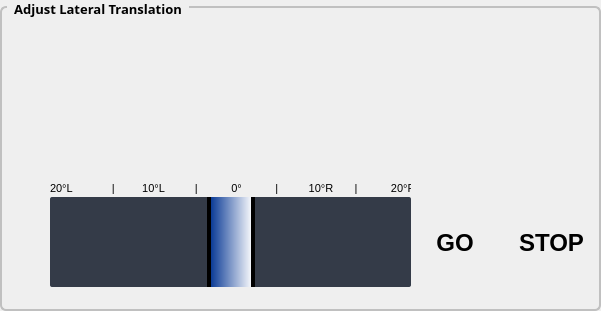
      <widget class="QGroupBox" name="groupBox_4">
       <property name="geometry">
        <rect>
         <x>650</x>
         <y>470</y>
         <width>601</width>
         <height>311</height>
        </rect>
       </property>
       <property name="font">
        <font>
         <family>Kartika</family>
         <pointsize>10</pointsize>
         <weight>75</weight>
         <italic>false</italic>
         <bold>true</bold>
        </font>
       </property>
       <property name="styleSheet">
        <string notr="true">QGroupBox {
    font: bold;
    border: 2px solid silver;
    border-radius: 6px;
    margin-top: 6px;
} 
QGroupBox::title {
subcontrol-origin: margin;
    left: 7px;

    padding: 0px 5px 0px 5px;
}</string>
       </property>
       <property name="title">
        <string>Adjust Lateral Translation</string>
       </property>
       <property name="alignment">
        <set>Qt::AlignHCenter|Qt::AlignTop</set>
       </property>
       <property name="flat">
        <bool>false</bool>
       </property>
       <widget class="QPushButton" name="forwardLateralFlexionBtn">
        <property name="geometry">
         <rect>
          <x>350</x>
          <y>20</y>
          <width>121</width>
          <height>70</height>
         </rect>
        </property>
        <property name="font">
         <font>
          <family>Kartika</family>
          <pointsize>11</pointsize>
          <weight>75</weight>
          <bold>true</bold>
         </font>
        </property>
        <property name="icon">
         <iconset>
          <normalon>images/forward.png</normalon>
         </iconset>
        </property>
        <property name="iconSize">
         <size>
          <width>121</width>
          <height>70</height>
         </size>
        </property>
        <property name="autoRepeat">
         <bool>true</bool>
        </property>
        <property name="flat">
         <bool>true</bool>
        </property>
       </widget>
       <widget class="QPushButton" name="reverseLateralFlexionBtn">
        <property name="geometry">
         <rect>
          <x>180</x>
          <y>20</y>
          <width>121</width>
          <height>70</height>
         </rect>
        </property>
        <property name="font">
         <font>
          <family>Kartika</family>
          <pointsize>11</pointsize>
          <weight>75</weight>
          <bold>true</bold>
         </font>
        </property>
        <property name="icon">
         <iconset>
          <normalon>images/reverse.png</normalon>
         </iconset>
        </property>
        <property name="iconSize">
         <size>
          <width>121</width>
          <height>70</height>
         </size>
        </property>
        <property name="flat">
         <bool>true</bool>
        </property>
       </widget>
       <widget class="QPushButton" name="resetLateralFlexionBtn">
        <property name="geometry">
         <rect>
          <x>20</x>
          <y>20</y>
          <width>121</width>
          <height>70</height>
         </rect>
        </property>
        <property name="font">
         <font>
          <family>Kartika</family>
          <pointsize>11</pointsize>
          <weight>75</weight>
          <bold>true</bold>
         </font>
        </property>
        <property name="icon">
         <iconset>
          <normalon>images/reset.png</normalon>
         </iconset>
        </property>
        <property name="iconSize">
         <size>
          <width>121</width>
          <height>70</height>
         </size>
        </property>
        <property name="flat">
         <bool>true</bool>
        </property>
       </widget>
       <widget class="QLabel" name="lateralFlexionPositionLbl">
        <property name="geometry">
         <rect>
          <x>7</x>
          <y>237</y>
          <width>41</width>
          <height>21</height>
         </rect>
        </property>
        <property name="font">
         <font>
          <family>Arial</family>
          <pointsize>10</pointsize>
          <weight>75</weight>
          <bold>true</bold>
         </font>
        </property>
        <property name="text">
         <string/>
        </property>
        <property name="alignment">
         <set>Qt::AlignRight|Qt::AlignTrailing|Qt::AlignVCenter</set>
        </property>
       </widget>
       <widget class="QSlider" name="lateralFlexionPositionSlider">
        <property name="geometry">
         <rect>
          <x>50</x>
          <y>197</y>
          <width>361</width>
          <height>90</height>
         </rect>
        </property>
        <property name="styleSheet">
         <string notr="true">QSlider::groove:horizontal {
    border-radius: 2px;
    background-color: rgb(52, 59, 72);
}
QSlider::groove:horizontal:hover {
    background-color: blue;
}
QSlider::handle:horizontal {
    background-color:qlineargradient(spread:pad, x1:0, y1:0, x2:1, y2:0, stop:0 rgba(0, 50, 145, 255), stop:1 rgba(255, 255, 255, 255));
    border: 4px solid black;
    width: 40px;
 margin: -44px 0px;
    border-radius: 14px;
}</string>
        </property>
        <property name="minimum">
         <number>-20</number>
        </property>
        <property name="maximum">
         <number>20</number>
        </property>
        <property name="singleStep">
         <number>10</number>
        </property>
        <property name="pageStep">
         <number>10</number>
        </property>
        <property name="value">
         <number>0</number>
        </property>
        <property name="sliderPosition">
         <number>0</number>
        </property>
        <property name="orientation">
         <enum>Qt::Horizontal</enum>
        </property>
        <property name="tickPosition">
         <enum>QSlider::TicksBothSides</enum>
        </property>
       </widget>
       <widget class="QPushButton" name="lateralFlexionPositionBtn">
        <property name="geometry">
         <rect>
          <x>420</x>
          <y>208</y>
          <width>70</width>
          <height>70</height>
         </rect>
        </property>
        <property name="font">
         <font>
          <family>Arial</family>
          <pointsize>18</pointsize>
          <weight>75</weight>
          <bold>true</bold>
         </font>
        </property>
        <property name="styleSheet">
         <string notr="true">QPushButton {

    outline: 0;
border:2px solid rgb(0,57,138); 
border-radius: 5px;
background-color:#78909C;
color:white
}

QPushButton:hover:!pressed {
    background-color:#54d777;
}

QPushButton:hover:pressed {
    background-color:yellow;boder 2px solid red;
}
QPushButton:disabled {
    background-color:purple
}

QPushButton:!enabled {
    background-color:white;
color:black;
}
QPushButton:enabled {
    background-color:grey;
color:white;
}

border:2px solid rgb(0,57,138);border-radius:5px;</string>
        </property>
        <property name="text">
         <string>GO</string>
        </property>
        <property name="iconSize">
         <size>
          <width>105</width>
          <height>45</height>
         </size>
        </property>
        <property name="autoRepeat">
         <bool>true</bool>
        </property>
        <property name="flat">
         <bool>true</bool>
        </property>
       </widget>
       <widget class="QPushButton" name="lateralFlexionPositionStopBtn">
        <property name="geometry">
         <rect>
          <x>510</x>
          <y>208</y>
          <width>83</width>
          <height>70</height>
         </rect>
        </property>
        <property name="font">
         <font>
          <family>Arial</family>
          <pointsize>18</pointsize>
          <weight>75</weight>
          <bold>true</bold>
         </font>
        </property>
        <property name="styleSheet">
         <string notr="true">QPushButton {

    outline: 0;
border:2px solid rgb(0,57,138); 
border-radius: 5px;
background-color:#78909C;
color:white
}

QPushButton:hover:!pressed {
    background-color:red;
}

QPushButton:hover:pressed {
    background-color:yellow;boder 2px solid red;
}
QPushButton:disabled {
    background-color:purple
}

QPushButton:!enabled {
    background-color:white;
color:black;
}
QPushButton:enabled {
    background-color:grey;
color:white;
}

border:2px solid rgb(0,57,138);border-radius:5px;</string>
        </property>
        <property name="text">
         <string>STOP</string>
        </property>
        <property name="iconSize">
         <size>
          <width>105</width>
          <height>45</height>
         </size>
        </property>
        <property name="autoRepeat">
         <bool>true</bool>
        </property>
        <property name="flat">
         <bool>true</bool>
        </property>
       </widget>
       <widget class="QPushButton" name="reverseFastLateralFlexionBtn">
        <property name="geometry">
         <rect>
          <x>180</x>
          <y>100</y>
          <width>121</width>
          <height>70</height>
         </rect>
        </property>
        <property name="font">
         <font>
          <family>Kartika</family>
          <pointsize>11</pointsize>
          <weight>75</weight>
          <bold>true</bold>
         </font>
        </property>
        <property name="icon">
         <iconset>
          <normalon>images/fast-reverse.png</normalon>
         </iconset>
        </property>
        <property name="iconSize">
         <size>
          <width>121</width>
          <height>70</height>
         </size>
        </property>
        <property name="autoRepeat">
         <bool>true</bool>
        </property>
        <property name="flat">
         <bool>true</bool>
        </property>
       </widget>
       <widget class="QPushButton" name="forwardFastLateralFlexionBtn">
        <property name="geometry">
         <rect>
          <x>350</x>
          <y>100</y>
          <width>121</width>
          <height>70</height>
         </rect>
        </property>
        <property name="font">
         <font>
          <family>Kartika</family>
          <pointsize>11</pointsize>
          <weight>75</weight>
          <bold>true</bold>
         </font>
        </property>
        <property name="icon">
         <iconset>
          <normalon>images/fast-forward.png</normalon>
         </iconset>
        </property>
        <property name="iconSize">
         <size>
          <width>121</width>
          <height>70</height>
         </size>
        </property>
        <property name="autoRepeat">
         <bool>true</bool>
        </property>
        <property name="flat">
         <bool>true</bool>
        </property>
       </widget>
       <widget class="QLabel" name="label_7">
        <property name="geometry">
         <rect>
          <x>50</x>
          <y>180</y>
          <width>361</width>
          <height>16</height>
         </rect>
        </property>
        <property name="font">
         <font>
          <family>Arial</family>
          <pointsize>8</pointsize>
         </font>
        </property>
        <property name="styleSheet">
         <string notr="true">background:transparent</string>
        </property>
        <property name="text">
         <string>20°L             |         10°L          |           0°           |          10°R       |           20°R</string>
        </property>
       </widget>
      </widget>
